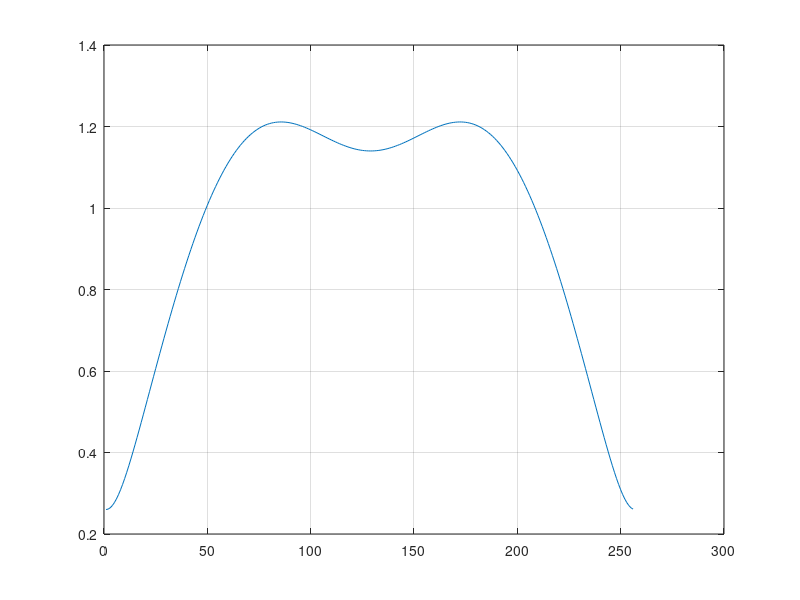

Here is the MATLAB script that generated this plot: (Note: this script raises an error after producing the figure.)
close all;
clear all;

N = 51200;
SNR = [0:18];
fft_size = 256;
L_cp = 24;
Fs = 20e6;
h_m = [0.88 -0.44 -0.18];

figure(1)
H = fft(h_m,fft_size);
plot(abs(H));
grid on;


for n=1:length(SNR)
    s = randint(1,N);
    x = QPSK_mapper(s);
    y = OFDM_tx(x,fft_size,L_cp);
    z = multipath_fading(y,h_m,SNR(n));
    x_ = OFDM_rx(z,h_m,fft_size,L_cp);
    s_ = QPSK_demapper(x_);
    
    err_count = sum(abs(s-s_));
    BER(n) = err_count/N;
end
figure(2)
semilogy(SNR,BER,'o-');
hold on;


for n=1:length(SNR)
    s = randint(1,N);
    x = QPSK_mapper(s);
    y = OFDM_tx_change(x,fft_size,L_cp);
    z = multipath_fading(y,h_m,SNR(n));
    x_ = OFDM_rx_change(z,h_m,fft_size,L_cp);
    s_ = QPSK_demapper(x_);
    
    err_count = sum(abs(s-s_));
    BER(n) = err_count/N;
end

semilogy(SNR,BER,'o-');
hold on;
grid on;


legend('QPSK with multipath','QPSK with multipath (IFFT 128)')